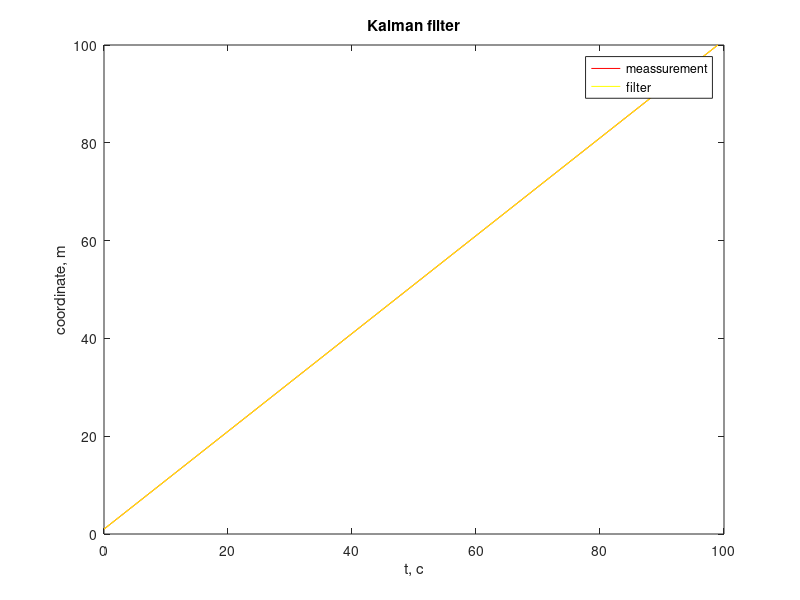

Write MATLAB code to recreate this figure.
%% Kalman Filter
% Filtering the measured parameter
% using MATLAB(R).
%% Basic data
% $$z_k = x_k + h_k$$
%
% *z[2]* - observation data
%
% *w[2]* - measuring error
%
% *x[2]* - our hidden variable, which we want to filter;
% *x(1)* - coordinate;
% *x(2)* - velocity
%
% $$x_{k+1} = Fx_k+w_k$$
%% Intitialization
x = zeros(2,100);
z = zeros(2,100);
%x = zeros(1, 100);
%z = zeros(1, 100);
sigma = 1;
sigma0 = 1;
T = 1;

k = zeros(1,100);
for i=2:100
    k(i) = k(i-1)+T;
end

F = [1 T; 0 1]
P = [sigma*sigma sigma*sigma/T;sigma*sigma/T 2*sigma*sigma/(T*T)]
%Q_k = sample_gaussian(0, Q, 99);
%H = [1 0; 0 1]
H = [1 0]
%R = randn(2);
R = sigma;
Q = zeros(2);
q = 0;
I = [1 0; 0 1];
%K = zeros(1,100);
%R_k = sample_gaussian(0, R, 99);

%% Test
z(:,1) = [1 8000];
z(:,2) = [2 1];
%z(1) = 1;
%z(2) = 2;
for i=1:100
    if i==1
        x(:,1) = z(:,1)
        %x(1)=z(1);
    elseif i==2
        x(1,2)=z(1,2);
        %x(2)=z(2);
        x(2,2)=(x(1,2)-x(1,1))/T;
        i
        %Kaa = 1;
        %K = 2;
        %P = [sigma0 Kaa;Kaa K]
        P
    else
        %prediction
        z(:,i) = F*z(:,i-1);
        x(:,i) = F*x(:,i-1);
        %z(i) = z(i-1)+ (z(i-1)-z(i-2))*T;
        %x(i) = x(i-1)+ (x(i-1)-x(i-2))*T;
        
        P = F*P*F'+Q;
        %sigma0 = (sigma0 + 2*Kaa*T + K*T*T);
        %Kaa = Kaa + K*T;        
        
        %correction
        K = P*H'/(H*P*H'+R);
        %W = sigma0/(sigma0+sigma);
        %Wa = Kaa/(sigma0+sigma);
        
        x(:,i) = x(:,i) + K*(z(1,i) - H*x(:,i));
        %x(i) = x(i) + W*(z(i)-x(i));
        
        i
        P = (I-K*H)*P
        %sigma0 = W*sigma;
        %Kaa = Wa*sigma;
        %K = W*K;
        %P = [sigma0 Kaa; Kaa K]
    end    
end

z_k = z(1,:);
x_k = x(1,:);
plot(k, z_k, 'r')
axis auto;
title('Kalman filter');
xlabel('t, c');
ylabel('coordinate, m');
hold on;
plot(k, x_k, 'y')
legend('meassurement', 'filter');
